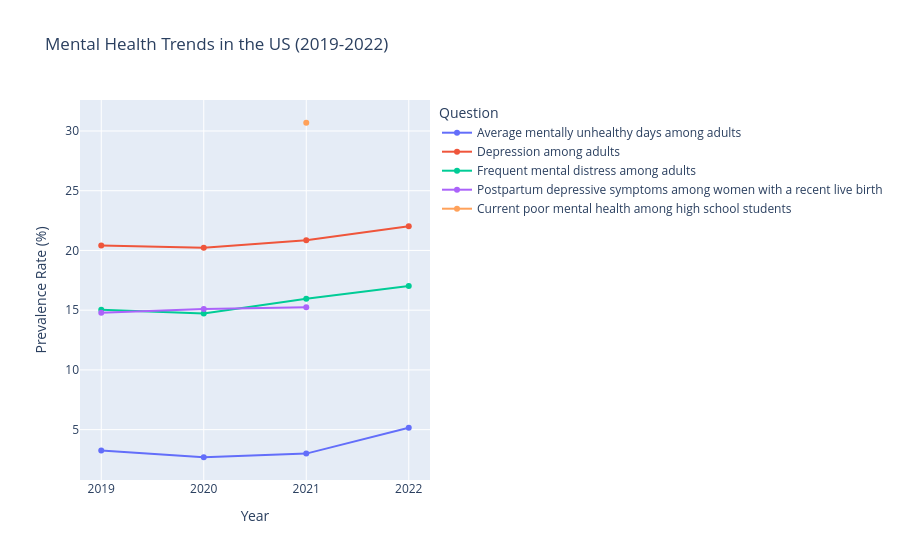

The code cell stored with this chart in its notebook:
### Code cell
trend_df = df.groupby(['YearStart', 'Question'])['DataValue'].mean().reset_index()
trend_df['YearStart'] = trend_df['YearStart'].astype(str)

fig = px.line(trend_df, x='YearStart', y='DataValue', color='Question',
              title='Mental Health Trends in the US (2019-2022)',
              labels={'DataValue': 'Prevalence Rate (%)', 'YearStart': 'Year'},
              markers=True)  # adds dots on each data point

fig.show()

### Figure 1 — Plotly figure (JSON) as saved in the notebook; plotly's stock layout.template omitted (floating-point values rounded to 4 significant figures)
{"data": [{"hovertemplate": "Question=Average mentally unhealthy days among adults<br>Year=%{x}<br>Prevalence Rate (%)=%{y}<extra></extra>", "legendgroup": "Average mentally unhealthy days among adults", "line": {"color": "#636efa", "dash": "solid"}, "marker": {"symbol": "circle"}, "mode": "lines+markers", "name": "Average mentally unhealthy days among adults", "orientation": "v", "showlegend": true, "type": "scatter", "x": ["2019", "2020", "2021", "2022"], "xaxis": "x", "y": [3.246, 2.688, 2.993, 5.157], "yaxis": "y"}, {"hovertemplate": "Question=Depression among adults<br>Year=%{x}<br>Prevalence Rate (%)=%{y}<extra></extra>", "legendgroup": "Depression among adults", "line": {"color": "#EF553B", "dash": "solid"}, "marker": {"symbol": "circle"}, "mode": "lines+markers", "name": "Depression among adults", "orientation": "v", "showlegend": true, "type": "scatter", "x": ["2019", "2020", "2021", "2022"], "xaxis": "x", "y": [20.42, 20.23, 20.86, 22.02], "yaxis": "y"}, {"hovertemplate": "Question=Frequent mental distress among adults<br>Year=%{x}<br>Prevalence Rate (%)=%{y}<extra></extra>", "legendgroup": "Frequent mental distress among adults", "line": {"color": "#00cc96", "dash": "solid"}, "marker": {"symbol": "circle"}, "mode": "lines+markers", "name": "Frequent mental distress among adults", "orientation": "v", "showlegend": true, "type": "scatter", "x": ["2019", "2020", "2021", "2022"], "xaxis": "x", "y": [15.04, 14.71, 15.96, 17.03], "yaxis": "y"}, {"hovertemplate": "Question=Postpartum depressive symptoms among women with a recent live birth<br>Year=%{x}<br>Prevalence Rate (%)=%{y}<extra></extra>", "legendgroup": "Postpartum depressive symptoms among women with a recent live birth", "line": {"color": "#ab63fa", "dash": "solid"}, "marker": {"symbol": "circle"}, "mode": "lines+markers", "name": "Postpartum depressive symptoms among women with a recent live birth", "orientation": "v", "showlegend": true, "type": "scatter", "x": ["2019", "2020", "2021"], "xaxis": "x", "y": [14.78, 15.1, 15.25], "yaxis": "y"}, {"hovertemplate": "Question=Current poor mental health among high school students<br>Year=%{x}<br>Prevalence Rate (%)=%{y}<extra></extra>", "legendgroup": "Current poor mental health among high school students", "line": {"color": "#FFA15A", "dash": "solid"}, "marker": {"symbol": "circle"}, "mode": "lines+markers", "name": "Current poor mental health among high school students", "orientation": "v", "showlegend": true, "type": "scatter", "x": ["2021"], "xaxis": "x", "y": [30.69], "yaxis": "y"}], "layout": {"legend": {"title": {"text": "Question"}, "tracegroupgap": 0}, "title": {"text": "Mental Health Trends in the US (2019-2022)"}, "xaxis": {"anchor": "y", "domain": [0, 1], "title": {"text": "Year"}}, "yaxis": {"anchor": "x", "domain": [0, 1], "title": {"text": "Prevalence Rate (%)"}}}}
